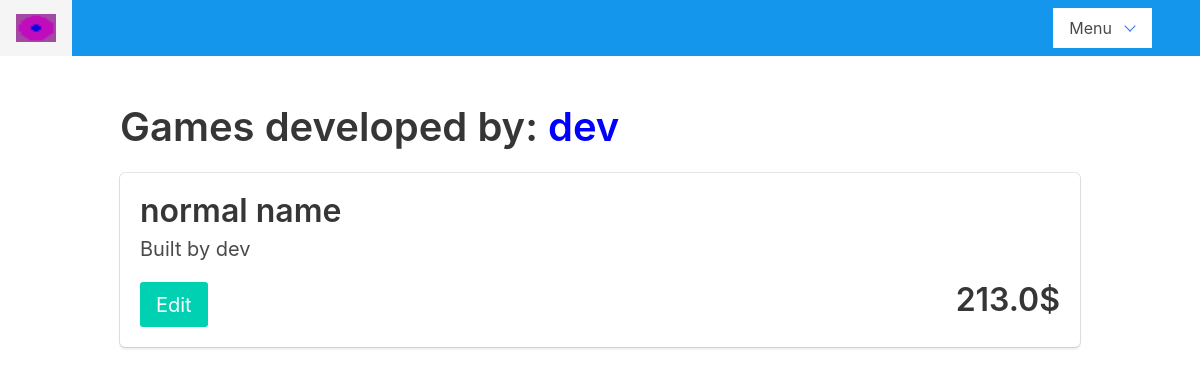
Page /developer/mygames/ (signed in) on the earlier database version.
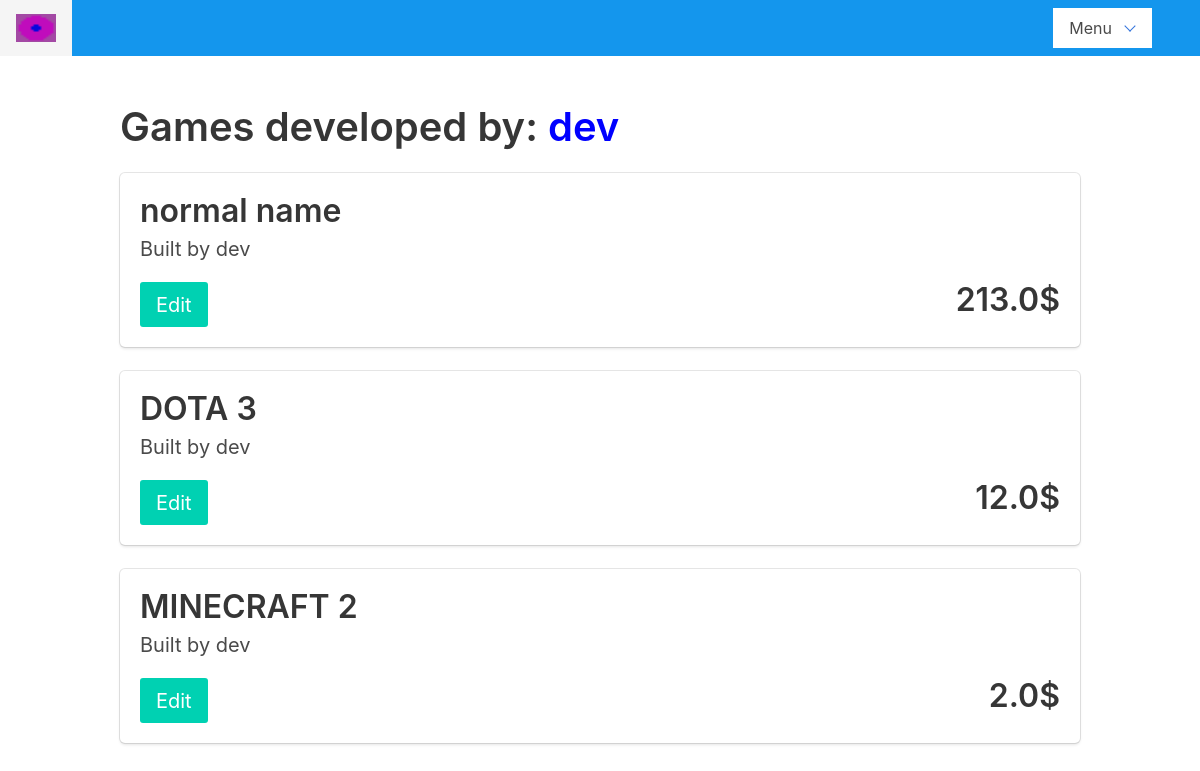
Same page on the later database version.
### shop/models.py (models this page shows)
class Game(models.Model):
    title=models.CharField(max_length=30, null=False, blank=False, unique=False)
    price = models.FloatField(null=False, blank=False, unique=False)
    url = models.URLField(max_length=300, null=False, blank=False, unique=True)
    developer = models.ForeignKey(Developer, on_delete=models.CASCADE)

class Developer(models.Model):
    user = models.OneToOneField(User, on_delete=models.CASCADE)
    def __str__(self):
        return self.user.username

### shop/views.py (the view)
# urls.py: path('developer/mygames/', views.developer_games, name='developer_games'),
def developer_games(request):
    if request.method=="GET":
        user=request.user
        if not user.is_authenticated:
            redirect("shop:login")
        if user.groups.filter(name="developers").count()!=0:
            games = user.developer.game_set.all()
            return render (request, "shop/developer_games.html", {"games":games})
        else:
            redirect("shop:index")

### shop/templates/shop/developer_games.html
{% extends "shop/developer_base.html" %}
{% block content %}
    <div class="columns">
        <div class="column">
            <h2 class="title is-2">Games developed by: <span style="color:blue">{{ user.username }}</span></h2>
            {% for game in games %}
                <div class="box">
                    <div class="content">
                        <p class="title is-medium">{{ game.title }}</p>
                        <p class="subtitle is-small">Built by {{ game.developer }}</p>
                        <a class="button is-primary is-medium" href="{% url 'shop:editgame' game.id %}">Edit</a>
                        <div class="title is-pulled-right">{{ game.price }}$</div>
                    </div>
                </div>
            {% endfor %}
        </div>
    </div>
{% endblock content %}

Differences in the rows shown:
added Game: title "DOTA 3", developer "dev", price "12.0"
added Game: title "MINECRAFT 2", developer "dev", price "2.0"
